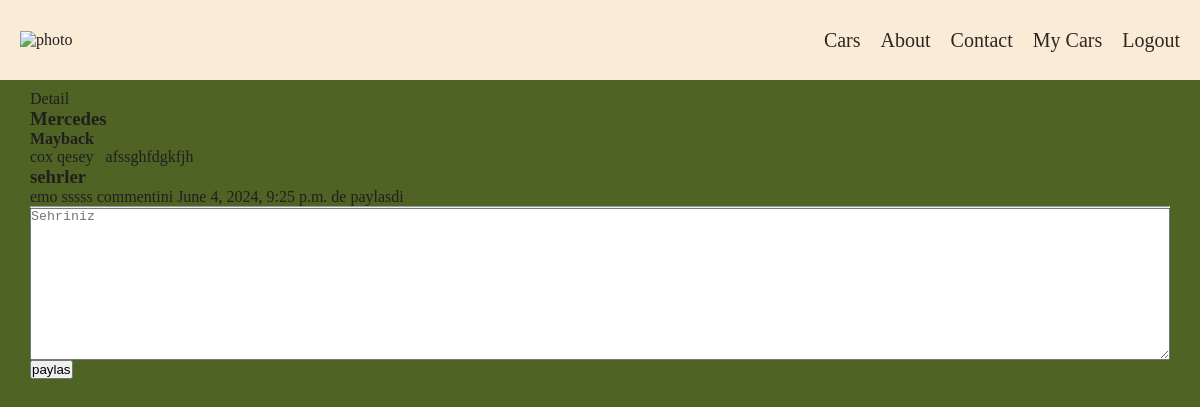
Screenshot of /cardetail/5 (signed in) with the database file from the repository.
### cars/models.py (models this page shows, shortened)
class Cars(models.Model):
    author=models.ForeignKey("auth.User",on_delete=models.CASCADE)
    marka = models.CharField(max_length = 150)
    model = models.CharField(max_length = 150)
    description = RichTextField()
    added_date = models.DateTimeField( auto_now_add=True)
    photo = models.FileField(upload_to='photo',blank=True,null=True)

class Comment(models.Model):
    author=models.ForeignKey("auth.User",on_delete=models.CASCADE)
    car=models.ForeignKey(Cars,on_delete=models.CASCADE,verbose_name="masin",related_name="comments")
    comment_content=RichTextField()
    added_date = models.DateTimeField( auto_now_add=True)

### cars/views.py (the view)
# urls.py: path('cardetail/<int:id>', car_detail,name="cardetail"),
def car_detail(request,id):
    car=get_object_or_404(Cars,id=id)
    comments=Comment.objects.filter(car=car)
    context={
        "car":car,
        "comments":comments
    }
    return render(request,"cardetail.html",context)

### templates/cardetail.html (shortened to what this page needs)
{% extends 'base.html' %}
{% block body %}
    Detail
    <div>
        <h3>{{car.marka}}</h3>
        <h4>{{car.model}}</h4>
        <p>{{car.description|safe}}</p>
    </div>
    <div class="cooments">
        <h3>sehrler</h3>
        {% if comments %}
        {% for comment in comments %}
            <p>{{comment.author}} {{comment.comment_content|safe}} commentini {{comment.added_date}} de paylasdi</p>
        <hr>
            {% endfor %}
        {% else %}
        <p>sehr yoxdur</p>
        {% endif %}
    </div>
    <div class="comment_form">
        <form action="{% url 'comment' car.id %}" method="post">
            <div class="form_group">
               <textarea type="text" rows="10" cols="50" name="comment_content" placeholder="Sehriniz"></textarea>
            </div>
        <button type="submit">paylas</button>
        </form>
    </div>
{% endblock %}

### static/style1.css (style rules this page uses)
* { margin: 0; padding: 0; box-sizing: border-box; text-decoration: none; list-style: none; }
body { background-color:rgb(79, 99, 36); color: rgb(32, 31, 31); }
.form_group { display: flex; flex-direction: column; }

### rows the page displays
Cars: marka "Mercedes", model "Mayback", description "cox qesey afssghfdgkfjh"
Comment: author "emo", comment_content "sssss", added_date "June 4, 2024, 9:25 p.m."
